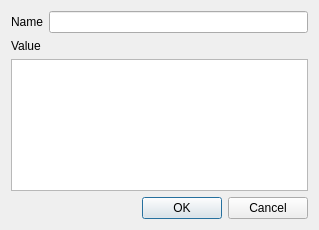
<?xml version="1.0" encoding="UTF-8"?>
<ui version="4.0">
 <class>EditQualifierDialog</class>
 <widget class="QDialog" name="EditQualifierDialog">
  <property name="geometry">
   <rect>
    <x>0</x>
    <y>0</y>
    <width>319</width>
    <height>230</height>
   </rect>
  </property>
  <property name="windowTitle">
   <string>Edit Qualifier</string>
  </property>
  <layout class="QVBoxLayout" name="verticalLayout">
   <item>
    <layout class="QHBoxLayout" name="horizontalLayout">
     <item>
      <widget class="QLabel" name="label">
       <property name="text">
        <string>Name</string>
       </property>
      </widget>
     </item>
     <item>
      <widget class="QLineEdit" name="nameEdit"/>
     </item>
    </layout>
   </item>
   <item>
    <widget class="QLabel" name="label_2">
     <property name="text">
      <string>Value</string>
     </property>
    </widget>
   </item>
   <item>
    <widget class="QTextEdit" name="valueEdit">
     <property name="acceptRichText">
      <bool>false</bool>
     </property>
    </widget>
   </item>
   <item>
    <widget class="QDialogButtonBox" name="buttonBox">
     <property name="standardButtons">
      <set>QDialogButtonBox::Cancel|QDialogButtonBox::Ok</set>
     </property>
    </widget>
   </item>
  </layout>
 </widget>
 <resources/>
 <connections>
  <connection>
   <sender>buttonBox</sender>
   <signal>accepted()</signal>
   <receiver>EditQualifierDialog</receiver>
   <slot>accept()</slot>
   <hints>
    <hint type="sourcelabel">
     <x>159</x>
     <y>209</y>
    </hint>
    <hint type="destinationlabel">
     <x>159</x>
     <y>114</y>
    </hint>
   </hints>
  </connection>
  <connection>
   <sender>buttonBox</sender>
   <signal>rejected()</signal>
   <receiver>EditQualifierDialog</receiver>
   <slot>reject()</slot>
   <hints>
    <hint type="sourcelabel">
     <x>159</x>
     <y>209</y>
    </hint>
    <hint type="destinationlabel">
     <x>159</x>
     <y>114</y>
    </hint>
   </hints>
  </connection>
 </connections>
</ui>
